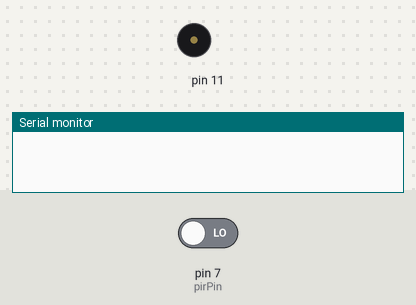
The sketch below on a simulated Arduino Uno, built with avr-gcc and run on an emulated ATmega328P. Shown: buzzer (waves = sounding), the last lines printed to the serial monitor. The inputs (shaded band) are chosen by the test bench; at power-on: pin 7 (pirPin) LOW.

Above: at 1.2 s.
1.3 s: pin 7 (pirPin) driven HIGH
At 2.1 s:
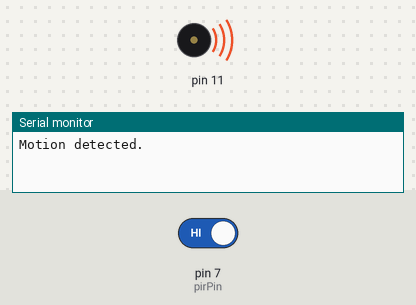
Timing chart, 0 to 4.3 s (numbered marks = the images above; inputs shaded):
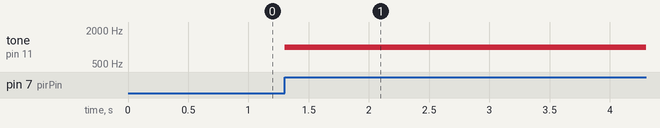

The sketch:

pir_test.ino
```cpp
#define pirPin 7
int calibrationTime = 30;
long unsigned int lowIn;
long unsigned int pause = 5000;
boolean lockLow = true;
boolean takeLowTime;
int PIRValue = 0;

void setup() {
   Serial.begin(9600);
   pinMode(pirPin, INPUT);
}

void loop() {
   PIRSensor();
}

void PIRSensor() {
   if(digitalRead(pirPin) == HIGH) {
      if(lockLow) {
         PIRValue = 1;
         lockLow = false;
         digitalWrite(11,HIGH);
         tone(11,1000);
         Serial.println("Motion detected.");
         delay(50);
      }
      takeLowTime = true;
   }
   if(digitalRead(pirPin) == LOW) {
      if(takeLowTime){
         lowIn = millis();
         takeLowTime = false;
      }
      if(!lockLow && millis() - lowIn > pause) {
         PIRValue = 0;
         lockLow = true;
         digitalWrite(11,LOW);
         noTone(11);
         Serial.println("Motion ended.");
         delay(50);
      }
   }
}
```

Measured:
- after the input at 1.3 s, tone on pin 11: silent → 1000 Hz at once
